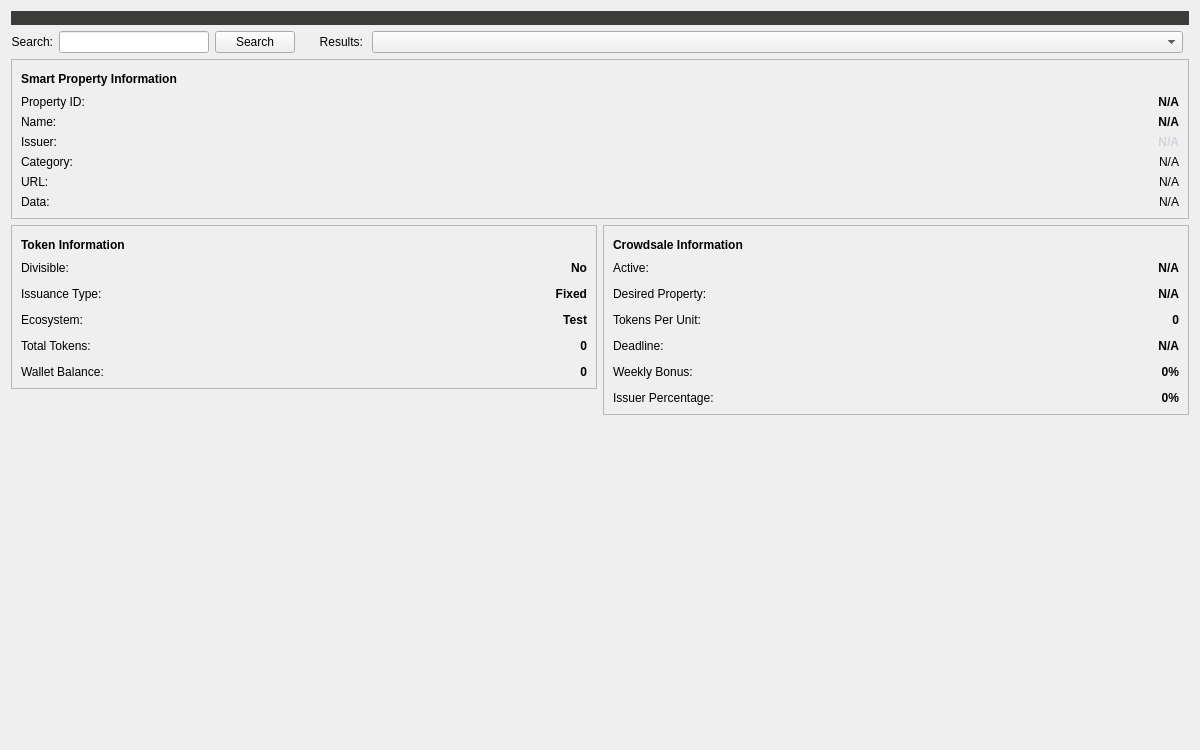
<?xml version="1.0" encoding="UTF-8"?>
<ui version="4.0">
 <class>LookupSPDialog</class>
 <widget class="QWidget" name="LookupSPDialog">
  <property name="geometry">
   <rect>
    <x>0</x>
    <y>0</y>
    <width>1200</width>
    <height>750</height>
   </rect>
  </property>
  <property name="windowTitle">
   <string>Form</string>
  </property>
  <layout class="QVBoxLayout" name="topLayout">
   <item>
    <widget class="QLabel" name="labelAlerts">
     <property name="visible">
      <bool>false</bool>
     </property>
     <property name="styleSheet">
      <string notr="true">background-color:rgb(60, 60, 59); color:rgb(209, 213, 219)</string>
     </property>
     <property name="wordWrap">
      <bool>true</bool>
     </property>
     <property name="margin">
      <number>3</number>
     </property>
    </widget>
   </item>
   <item>
    <layout class="QHBoxLayout" name="horizontalLayout_12">
     <property name="topMargin">
      <number>0</number>
     </property>
     <item>
      <widget class="QLabel" name="searchLabel">
       <property name="enabled">
        <bool>true</bool>
       </property>
       <property name="minimumSize">
        <size>
         <width>0</width>
         <height>0</height>
        </size>
       </property>
       <property name="text">
        <string>Search:</string>
       </property>
       <property name="alignment">
        <set>Qt::AlignRight|Qt::AlignTrailing|Qt::AlignVCenter</set>
       </property>
       <property name="margin">
        <number>8</number>
       </property>
      </widget>
     </item>
     <item>
      <widget class="QLineEdit" name="searchLineEdit">
       <property name="sizePolicy">
        <sizepolicy hsizetype="Fixed" vsizetype="Fixed">
         <horstretch>0</horstretch>
         <verstretch>0</verstretch>
        </sizepolicy>
       </property>
       <property name="minimumSize">
        <size>
         <width>150</width>
         <height>0</height>
        </size>
       </property>
      </widget>
     </item>
     <item>
      <widget class="QPushButton" name="searchButton">
       <property name="text">
        <string>Search</string>
       </property>
      </widget>
     </item>
     <item>
      <widget class="QLabel" name="matchingLabel">
       <property name="minimumSize">
        <size>
         <width>0</width>
         <height>0</height>
        </size>
       </property>
       <property name="styleSheet">
        <string notr="true">padding-left:15px;</string>
       </property>
       <property name="text">
        <string>Results:</string>
       </property>
       <property name="alignment">
        <set>Qt::AlignRight|Qt::AlignTrailing|Qt::AlignVCenter</set>
       </property>
       <property name="margin">
        <number>0</number>
       </property>
      </widget>
     </item>
     <item>
      <widget class="QComboBox" name="matchingComboBox">
       <property name="sizePolicy">
        <sizepolicy hsizetype="Expanding" vsizetype="Fixed">
         <horstretch>0</horstretch>
         <verstretch>0</verstretch>
        </sizepolicy>
       </property>
      </widget>
     </item>
     <item>
      <spacer name="horizontalSpacer_3">
       <property name="orientation">
        <enum>Qt::Horizontal</enum>
       </property>
       <property name="sizeType">
        <enum>QSizePolicy::Fixed</enum>
       </property>
       <property name="sizeHint" stdset="0">
        <size>
         <width>6</width>
         <height>20</height>
        </size>
       </property>
      </spacer>
     </item>
    </layout>
   </item>
   <item>
    <layout class="QVBoxLayout" name="verticalLayout_5">
     <property name="topMargin">
      <number>0</number>
     </property>
     <item>
      <widget class="QFrame" name="topFrame">
       <property name="frameShape">
        <enum>QFrame::StyledPanel</enum>
       </property>
       <property name="frameShadow">
        <enum>QFrame::Raised</enum>
       </property>
       <layout class="QVBoxLayout" name="verticalLayout_7">
        <item>
         <layout class="QHBoxLayout" name="horizontalLayout_7">
          <item>
           <layout class="QHBoxLayout" name="horizontalLayout_9">
            <item>
             <widget class="QLabel" name="spInfo">
              <property name="font">
               <font>
                <weight>75</weight>
                <bold>true</bold>
               </font>
              </property>
              <property name="text">
               <string>Smart Property Information</string>
              </property>
             </widget>
            </item>
           </layout>
          </item>
          <item>
           <spacer name="horizontalSpacer_6">
            <property name="orientation">
             <enum>Qt::Horizontal</enum>
            </property>
            <property name="sizeHint" stdset="0">
             <size>
              <width>40</width>
              <height>20</height>
             </size>
            </property>
           </spacer>
          </item>
         </layout>
        </item>
        <item>
         <layout class="QFormLayout" name="spInfoLayout">
          <property name="fieldGrowthPolicy">
           <enum>QFormLayout::AllNonFixedFieldsGrow</enum>
          </property>
          <property name="topMargin">
           <number>0</number>
          </property>
          <item row="0" column="0">
           <widget class="QLabel" name="propertyid">
            <property name="text">
             <string>Property ID:</string>
            </property>
           </widget>
          </item>
          <item row="0" column="1">
           <widget class="QLabel" name="propertyIDLabel">
            <property name="font">
             <font>
              <weight>75</weight>
              <bold>true</bold>
             </font>
            </property>
            <property name="styleSheet">
             <string notr="true"/>
            </property>
            <property name="text">
             <string>N/A</string>
            </property>
            <property name="alignment">
             <set>Qt::AlignRight|Qt::AlignTrailing|Qt::AlignVCenter</set>
            </property>
           </widget>
          </item>
          <item row="1" column="0">
           <widget class="QLabel" name="name">
            <property name="text">
             <string>Name:</string>
            </property>
           </widget>
          </item>
          <item row="1" column="1">
           <widget class="QLabel" name="nameLabel">
            <property name="font">
             <font>
              <weight>75</weight>
              <bold>true</bold>
             </font>
            </property>
            <property name="styleSheet">
             <string notr="true"/>
            </property>
            <property name="text">
             <string>N/A</string>
            </property>
            <property name="alignment">
             <set>Qt::AlignRight|Qt::AlignTrailing|Qt::AlignVCenter</set>
            </property>
           </widget>
          </item>
          <item row="2" column="0">
           <widget class="QLabel" name="issuer">
            <property name="text">
             <string>Issuer:</string>
            </property>
           </widget>
          </item>
          <item row="2" column="1">
           <widget class="QLabel" name="issuerLabel">
            <property name="sizePolicy">
             <sizepolicy hsizetype="Preferred" vsizetype="Preferred">
              <horstretch>0</horstretch>
              <verstretch>0</verstretch>
             </sizepolicy>
            </property>
            <property name="font">
             <font>
              <weight>75</weight>
              <bold>true</bold>
             </font>
            </property>
            <property name="styleSheet">
             <string notr="true">color:rgb(209, 213, 219)</string>
            </property>
            <property name="text">
             <string>N/A</string>
            </property>
            <property name="alignment">
             <set>Qt::AlignRight|Qt::AlignTrailing|Qt::AlignVCenter</set>
            </property>
            <property name="margin">
             <number>0</number>
            </property>
            <property name="indent">
             <number>-1</number>
            </property>
           </widget>
          </item>
          <item row="3" column="0">
           <widget class="QLabel" name="category">
            <property name="text">
             <string>Category:</string>
            </property>
           </widget>
          </item>
          <item row="3" column="1">
           <widget class="QLabel" name="categoryLabel">
            <property name="font">
             <font>
              <weight>50</weight>
              <bold>false</bold>
             </font>
            </property>
            <property name="styleSheet">
             <string notr="true"/>
            </property>
            <property name="text">
             <string>N/A</string>
            </property>
            <property name="alignment">
             <set>Qt::AlignRight|Qt::AlignTrailing|Qt::AlignVCenter</set>
            </property>
           </widget>
          </item>
          <item row="4" column="0">
           <widget class="QLabel" name="url">
            <property name="text">
             <string>URL:</string>
            </property>
           </widget>
          </item>
          <item row="4" column="1">
           <widget class="QLabel" name="urlLabel">
            <property name="font">
             <font>
              <weight>50</weight>
              <bold>false</bold>
             </font>
            </property>
            <property name="styleSheet">
             <string notr="true"/>
            </property>
            <property name="text">
             <string>N/A</string>
            </property>
            <property name="alignment">
             <set>Qt::AlignRight|Qt::AlignTrailing|Qt::AlignVCenter</set>
            </property>
           </widget>
          </item>
          <item row="5" column="0">
           <widget class="QLabel" name="data">
            <property name="text">
             <string>Data:</string>
            </property>
           </widget>
          </item>
          <item row="5" column="1">
           <widget class="QLabel" name="dataLabel">
            <property name="font">
             <font>
              <weight>50</weight>
              <bold>false</bold>
             </font>
            </property>
            <property name="styleSheet">
             <string notr="true"/>
            </property>
            <property name="text">
             <string>N/A</string>
            </property>
            <property name="alignment">
             <set>Qt::AlignRight|Qt::AlignTrailing|Qt::AlignVCenter</set>
            </property>
           </widget>
          </item>
         </layout>
        </item>
       </layout>
      </widget>
     </item>
    </layout>
   </item>
   <item>
    <layout class="QHBoxLayout" name="horizontalLayout" stretch="1,1">
     <item>
      <layout class="QVBoxLayout" name="verticalLayout_2">
       <item>
        <widget class="QFrame" name="leftFrame">
         <property name="frameShape">
          <enum>QFrame::StyledPanel</enum>
         </property>
         <property name="frameShadow">
          <enum>QFrame::Raised</enum>
         </property>
         <layout class="QVBoxLayout" name="verticalLayout_4">
          <item>
           <layout class="QVBoxLayout" name="verticalLayout_6">
            <property name="topMargin">
             <number>0</number>
            </property>
            <item>
             <layout class="QHBoxLayout" name="tokenHLayout">
              <item>
               <widget class="QLabel" name="tokenInfo">
                <property name="text">
                 <string>&lt;b&gt;Token Information&lt;/b&gt;</string>
                </property>
               </widget>
              </item>
              <item>
               <spacer name="horizontalSpacer">
                <property name="orientation">
                 <enum>Qt::Horizontal</enum>
                </property>
                <property name="sizeHint" stdset="0">
                 <size>
                  <width>40</width>
                  <height>20</height>
                 </size>
                </property>
               </spacer>
              </item>
             </layout>
            </item>
            <item>
             <layout class="QFormLayout" name="tokenForm">
              <property name="fieldGrowthPolicy">
               <enum>QFormLayout::AllNonFixedFieldsGrow</enum>
              </property>
              <property name="verticalSpacing">
               <number>12</number>
              </property>
              <item row="1" column="1">
               <widget class="QLabel" name="issuanceTypeLabel">
                <property name="font">
                 <font>
                  <weight>75</weight>
                  <bold>true</bold>
                 </font>
                </property>
                <property name="text">
                 <string>Fixed</string>
                </property>
                <property name="alignment">
                 <set>Qt::AlignRight|Qt::AlignTrailing|Qt::AlignVCenter</set>
                </property>
               </widget>
              </item>
              <item row="2" column="1">
               <widget class="QLabel" name="ecosystemLabel">
                <property name="font">
                 <font>
                  <weight>75</weight>
                  <bold>true</bold>
                 </font>
                </property>
                <property name="text">
                 <string>Test</string>
                </property>
                <property name="alignment">
                 <set>Qt::AlignRight|Qt::AlignTrailing|Qt::AlignVCenter</set>
                </property>
               </widget>
              </item>
              <item row="3" column="1">
               <widget class="QLabel" name="totalTokensLabel">
                <property name="font">
                 <font>
                  <weight>75</weight>
                  <bold>true</bold>
                 </font>
                </property>
                <property name="layoutDirection">
                 <enum>Qt::LeftToRight</enum>
                </property>
                <property name="text">
                 <string>0</string>
                </property>
                <property name="alignment">
                 <set>Qt::AlignRight|Qt::AlignTrailing|Qt::AlignVCenter</set>
                </property>
               </widget>
              </item>
              <item row="0" column="1">
               <widget class="QLabel" name="divisibleLabel">
                <property name="font">
                 <font>
                  <weight>75</weight>
                  <bold>true</bold>
                 </font>
                </property>
                <property name="text">
                 <string>No</string>
                </property>
                <property name="alignment">
                 <set>Qt::AlignRight|Qt::AlignTrailing|Qt::AlignVCenter</set>
                </property>
               </widget>
              </item>
              <item row="0" column="0">
               <widget class="QLabel" name="divisible">
                <property name="text">
                 <string>Divisible:</string>
                </property>
               </widget>
              </item>
              <item row="1" column="0">
               <widget class="QLabel" name="issuancetype">
                <property name="text">
                 <string>Issuance Type:</string>
                </property>
               </widget>
              </item>
              <item row="2" column="0">
               <widget class="QLabel" name="ecosystem">
                <property name="text">
                 <string>Ecosystem:</string>
                </property>
               </widget>
              </item>
              <item row="3" column="0">
               <widget class="QLabel" name="totaltokens">
                <property name="text">
                 <string>Total Tokens:</string>
                </property>
               </widget>
              </item>
              <item row="4" column="0">
               <widget class="QLabel" name="walletbalance">
                <property name="text">
                 <string>Wallet Balance:</string>
                </property>
               </widget>
              </item>
              <item row="4" column="1">
               <widget class="QLabel" name="walletBalanceLabel">
                <property name="font">
                 <font>
                  <weight>75</weight>
                  <bold>true</bold>
                 </font>
                </property>
                <property name="text">
                 <string>0</string>
                </property>
                <property name="alignment">
                 <set>Qt::AlignRight|Qt::AlignTrailing|Qt::AlignVCenter</set>
                </property>
               </widget>
              </item>
             </layout>
            </item>
           </layout>
          </item>
         </layout>
        </widget>
       </item>
       <item>
        <spacer name="verticalSpacer">
         <property name="orientation">
          <enum>Qt::Vertical</enum>
         </property>
         <property name="sizeType">
          <enum>QSizePolicy::Expanding</enum>
         </property>
         <property name="sizeHint" stdset="0">
          <size>
           <width>20</width>
           <height>20</height>
          </size>
         </property>
        </spacer>
       </item>
      </layout>
     </item>
     <item>
      <layout class="QVBoxLayout" name="verticalLayout_3">
       <item>
        <widget class="QFrame" name="rightFrame">
         <property name="frameShape">
          <enum>QFrame::StyledPanel</enum>
         </property>
         <property name="frameShadow">
          <enum>QFrame::Raised</enum>
         </property>
         <layout class="QVBoxLayout" name="verticalLayout">
          <item>
           <layout class="QHBoxLayout" name="horizontalLayout_5">
            <property name="topMargin">
             <number>0</number>
            </property>
            <item>
             <widget class="QLabel" name="crowdInfo">
              <property name="font">
               <font>
                <weight>75</weight>
                <bold>true</bold>
               </font>
              </property>
              <property name="text">
               <string>Crowdsale Information</string>
              </property>
             </widget>
            </item>
            <item>
             <spacer name="horizontalSpacer_2">
              <property name="orientation">
               <enum>Qt::Horizontal</enum>
              </property>
              <property name="sizeHint" stdset="0">
               <size>
                <width>40</width>
                <height>20</height>
               </size>
              </property>
             </spacer>
            </item>
           </layout>
          </item>
          <item>
           <layout class="QFormLayout" name="crowdForm">
            <property name="fieldGrowthPolicy">
             <enum>QFormLayout::AllNonFixedFieldsGrow</enum>
            </property>
            <property name="verticalSpacing">
             <number>12</number>
            </property>
            <property name="topMargin">
             <number>0</number>
            </property>
            <item row="1" column="0">
             <widget class="QLabel" name="desired">
              <property name="text">
               <string>Desired Property:</string>
              </property>
             </widget>
            </item>
            <item row="1" column="1">
             <widget class="QLabel" name="desiredLabel">
              <property name="font">
               <font>
                <weight>75</weight>
                <bold>true</bold>
               </font>
              </property>
              <property name="text">
               <string>N/A</string>
              </property>
              <property name="alignment">
               <set>Qt::AlignRight|Qt::AlignTrailing|Qt::AlignVCenter</set>
              </property>
             </widget>
            </item>
            <item row="2" column="0">
             <widget class="QLabel" name="tokensperunit">
              <property name="text">
               <string>Tokens Per Unit:</string>
              </property>
             </widget>
            </item>
            <item row="2" column="1">
             <widget class="QLabel" name="tokensPerUnitLabel">
              <property name="font">
               <font>
                <weight>75</weight>
                <bold>true</bold>
               </font>
              </property>
              <property name="text">
               <string>0</string>
              </property>
              <property name="alignment">
               <set>Qt::AlignRight|Qt::AlignTrailing|Qt::AlignVCenter</set>
              </property>
             </widget>
            </item>
            <item row="3" column="0">
             <widget class="QLabel" name="deadline">
              <property name="text">
               <string>Deadline:</string>
              </property>
             </widget>
            </item>
            <item row="3" column="1">
             <widget class="QLabel" name="deadlineLabel">
              <property name="font">
               <font>
                <weight>75</weight>
                <bold>true</bold>
               </font>
              </property>
              <property name="text">
               <string>N/A</string>
              </property>
              <property name="alignment">
               <set>Qt::AlignRight|Qt::AlignTrailing|Qt::AlignVCenter</set>
              </property>
             </widget>
            </item>
            <item row="4" column="0">
             <widget class="QLabel" name="bonus">
              <property name="text">
               <string>Weekly Bonus:</string>
              </property>
             </widget>
            </item>
            <item row="4" column="1">
             <widget class="QLabel" name="bonusLabel">
              <property name="font">
               <font>
                <weight>75</weight>
                <bold>true</bold>
               </font>
              </property>
              <property name="text">
               <string>0%</string>
              </property>
              <property name="alignment">
               <set>Qt::AlignRight|Qt::AlignTrailing|Qt::AlignVCenter</set>
              </property>
             </widget>
            </item>
            <item row="5" column="0">
             <widget class="QLabel" name="issuerperc">
              <property name="text">
               <string>Issuer Percentage:</string>
              </property>
             </widget>
            </item>
            <item row="5" column="1">
             <widget class="QLabel" name="issuerPercLabel">
              <property name="font">
               <font>
                <weight>75</weight>
                <bold>true</bold>
               </font>
              </property>
              <property name="text">
               <string>0%</string>
              </property>
              <property name="alignment">
               <set>Qt::AlignRight|Qt::AlignTrailing|Qt::AlignVCenter</set>
              </property>
             </widget>
            </item>
            <item row="0" column="0">
             <widget class="QLabel" name="active">
              <property name="text">
               <string>Active:</string>
              </property>
             </widget>
            </item>
            <item row="0" column="1">
             <widget class="QLabel" name="activeLabel">
              <property name="font">
               <font>
                <weight>75</weight>
                <bold>true</bold>
               </font>
              </property>
              <property name="text">
               <string>N/A</string>
              </property>
              <property name="alignment">
               <set>Qt::AlignRight|Qt::AlignTrailing|Qt::AlignVCenter</set>
              </property>
             </widget>
            </item>
           </layout>
          </item>
         </layout>
        </widget>
       </item>
       <item>
        <spacer name="verticalSpacer_2">
         <property name="orientation">
          <enum>Qt::Vertical</enum>
         </property>
         <property name="sizeHint" stdset="0">
          <size>
           <width>20</width>
           <height>40</height>
          </size>
         </property>
        </spacer>
       </item>
      </layout>
     </item>
    </layout>
   </item>
  </layout>
 </widget>
 <resources/>
 <connections/>
</ui>
